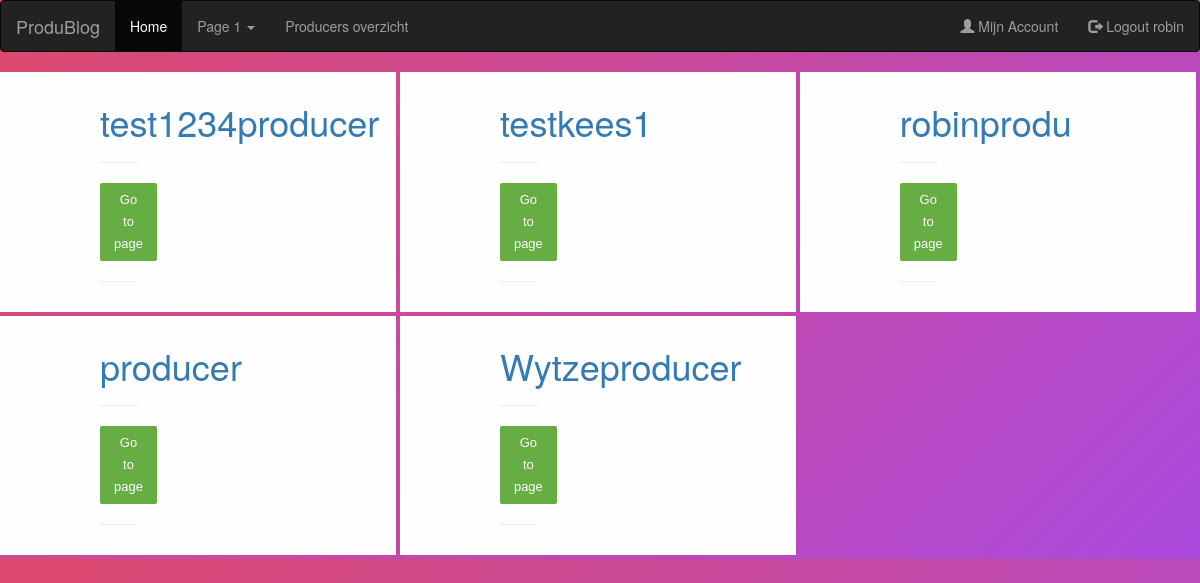
The page /Produblog/produceroverzicht.php (signed in) on the database its author committed.
### tables this page shows
CREATE TABLE `users` (
  `idUsers` int(11) NOT NULL,
  `username` varchar(255) DEFAULT NULL,
  `password` varchar(255) DEFAULT NULL,
  `usertype` varchar(32) DEFAULT NULL,
  `email` varchar(255) DEFAULT NULL,
  `date` date DEFAULT NULL
);

### Produblog/assets/includes/include.php (called while the page is built, shortened)
<?php
  require_once('header.php');
  require_once('functions/functions.php');
  ?>

### Produblog/assets/includes/functions/functions.php (called while the page is built, shortened)
<?php
function getProducer($id = null){
$input_parameters = array();
$con = getDBConnection();
$sql = "SELECT * FROM users WHERE usertype='producer'";
array_push($input_parameters , $id);
$stmt = $con->prepare($sql);
$stmt->execute($input_parameters);
return $id != null ? $stmt->fetch() : $stmt->fetchAll();
}
?>

### Produblog/produceroverzicht.php (the view, shortened to what this page needs)
<?php
require_once('assets/includes/include.php');
    if(isset($_SESSION['idUsers'])){
		$producers = getProducer();
		foreach($producers as $producer){
			echo"
				<div class='container3'>
				<div class='content2'>
					<div>
					<h1><a href='post_view.php?username=".$producer->username."'>".$producer->username."</a></h1>
					<hr>
					<p><button class='readbtn'><a href='post_view.php?id=".$producer->idUsers."'>Go to page</a></button></p>
					<hr>
					</div>
				</div>
				</div>
			";
		}
	}
?>
<?php include_once('assets/includes/footer.php'); ?>

### Produblog/assets/includes/header.php (shortened to what this page needs)
<!DOCTYPE html>
<html lang="en">
<head>
  <link rel="stylesheet" href="assets/css/style.css">
  <link rel="stylesheet" href="https://maxcdn.bootstrapcdn.com/bootstrap/3.4.1/css/bootstrap.min.css">
</head>
<nav class="navbar navbar-inverse">
<?php
	$con = getDBConnection();
		if(isset($_SESSION['idUsers'])){
			$query = "SELECT idUsers, username, email, usertype FROM users WHERE idUsers = :idUsers";
			$user =  $con->prepare($query);
			$user->bindValue(':idUsers', $_SESSION['idUsers']);
			$user->execute();
			$result = $user->fetch(PDO::FETCH_ASSOC);
			echo"
			  <div class='container-fluid'>
				<div class='navbar-header'>
				  <a class='navbar-brand' href='home.php'>ProduBlog</a>
				</div>
				<ul class='nav navbar-nav'>
				  <li class='active'><a href='home.php'>Home</a></li>
				  <li class='dropdown'><a class='dropdown-toggle' data-toggle='dropdown' href='#'>Page 1 <span class='caret'></span></a>
					<ul class='dropdown-menu'>
					  <li><a href='#'>Page 1-1</a></li>
					  <li><a href='#'>Page 1-2</a></li>
			";
			  echo"
					</ul>
				  </li>
				  <li><a href='produceroverzicht.php'>Producers overzicht</a></li>
				</ul>
					<ul class='nav navbar-nav navbar-right'>
						<li><a href='mijnaccount.php'><span class='glyphicon glyphicon-user'></span> Mijn Account</a></li>
						<li><a href='logout.php'><span class='glyphicon glyphicon-log-out'></span> Logout ".$result['username']."</a></li>
					</ul>
			</div>
			";
		}
?>
</nav>
<body>

### Produblog/assets/css/style.css (style rules this page uses)
* { margin: 0px; padding: 0px; }
body { background-image: url("../assets/images/produbg.jpg"); font-size: 120%; background: rgb(222,73,109); background: -moz-linear-gradient(-45deg, rgba(222,73,109,1) 0%, rgba(171,73,222,1) 100%); background: -webkit-gradient(linear, left top, right bottom, color-stop(0%,rgba(222,73,109,1)), color-stop(100%,rgba(171,73,222,1))); background: -webkit-linear-gradient(-45deg, rgba(222,73,109,1) 0%,rgba(171,73,222,1) 100%); background: -o-linear-gradient(-45deg, rgba(222,73,109,1) 0%,rgba(171,73,222,1) 100%); background: -ms-linear-gradient(-45deg, rgba(222,73,109,1) 0%,rgba(171,73,222,1) 100%); background: linear-gradient(135deg, rgba(222,73,109,1) 0%,rgba(171,73,222,1) 100%); font-family: "Roboto", sans-serif; -webkit-font-smoothing: antialiased; -moz-osx-font-smoothing: grayscale; }
.container3 { display: inline-block; width: 33%; background-color: #FEFEFE; margin: auto; overflow: hidden; }
.content2 { padding: 10px 100px; width: 60%; float: left; border-left-color: #FFF; border-right-color: #FFF; }
.readbtn { transition: all linear 0.2s; background: #66ad44; border: none; font-size: 13px; line-height: 22px; border-radius: 0; padding: 6px 14px; font-family: 'Montserrat', sans-serif; border-radius: 2px; color: white; }
.readbtn a { text-decoration: none; color: #FEFEFE; }

### rows shown on the page
users: username "robin"
users: username "test1234producer"
users: username "testkees1"
users: username "robinprodu"
users: username "producer"
users: username "Wytzeproducer"
